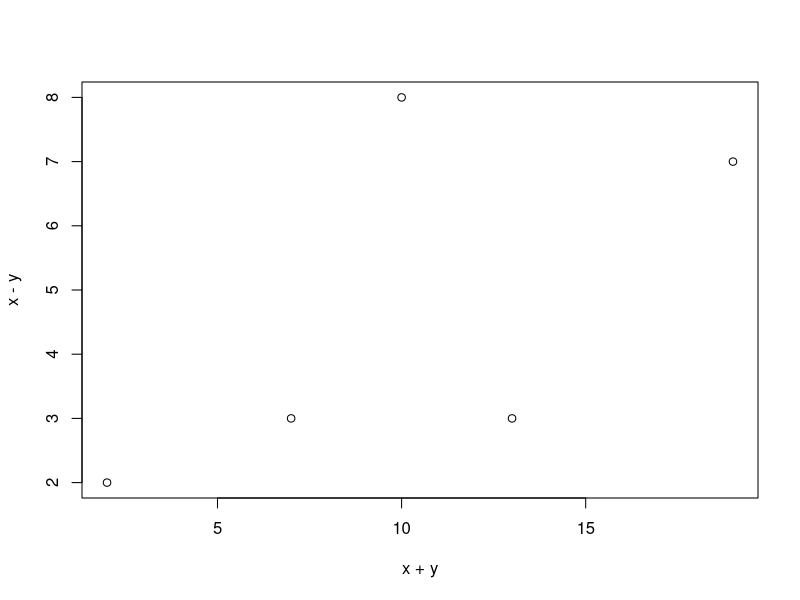
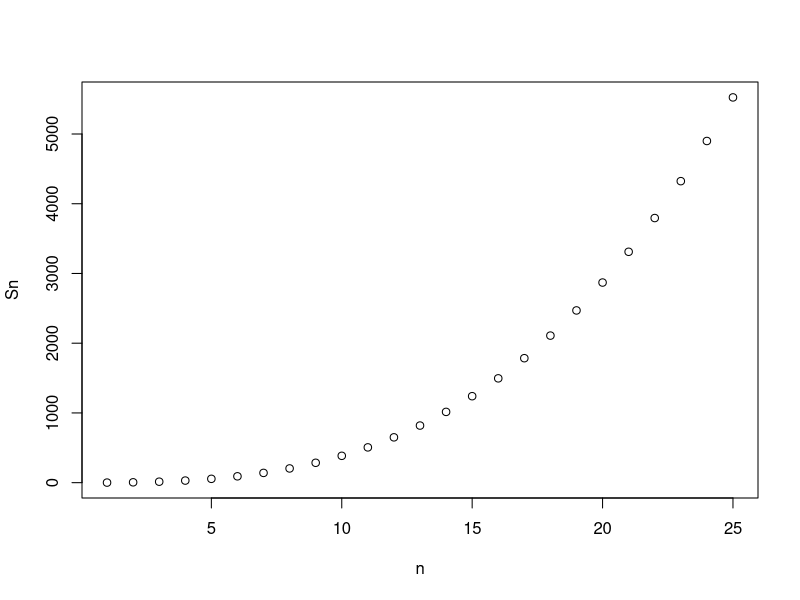

Source code (R) for these figures, in order:
#1
x <- c(1,2,-3,4)

if(all(x>0)){
  print("All Postives")
} else{
  print("Not all positives")
}

#2
x <- c(TRUE, TRUE)
all(x)
any(x)
any(!x)
all(!x)

x <- c(TRUE, TRUE, FALSE)
all(x)
any(x)
any(!x)
all(!x)

 #so answer is d. all(!x)

#3
library(dslabs)
data(murders)
abbs <- murders$abb
states <- murders$state
new_names <- ifelse(nchar(states)>8,abbs,states)
new_names

#4
sum_n <- function(n){
  sum(1:n)
}
n<- 5000
sum_n(n)

#5
altman_plot <- function(x,y){
  plot(x+y,x-y)
}
x<-c(2,5,8,13,9)
y<-c(0,2,5,6,1)
altman_plot(x,y)

#6
x <- 3
my_func <- function(y){
  x <- 5
  y+5
}
x

#7
compute_s_n <- function(n){
  a <- 1:n
  sum(a^2)
}
compute_s_n(10)

#8
s_n <- vector("numeric",25)
compute_s_n <- function(n){
  a <- 1:n
  sum(a^2)
}
for(i in 1:25){
  s_n[i] <- compute_s_n(i)
}
s_n

#9
n <- 1:25
compute_s_n <- function(n){
  a <- 1:n
  sum(a^2)
}
sapply(n, compute_s_n)

#10
n <- 1:25
compute_s_n <- function(n){
  a <- 1:n
  sum(a^2)
}
library(purrr)
map_dbl(n,compute_s_n)

#11
n <- 1:25
compute_s_n <- function(n){
  a <- 1:n
  sum(a^2)
}
Sn <- sapply(n, compute_s_n)
plot(n,Sn)

#12
n <- 1:25
compute_s_n <- function(n){
  a <- 1:n
  sum(a^2)
}
Sn <- sapply(n, compute_s_n)

Sn_2 <- n*(n+1)*(2*n+1)/6
identical(Sn,Sn_2)
